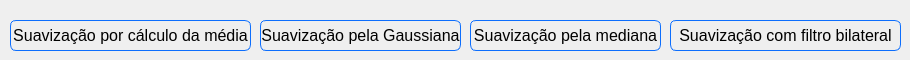
    <widget class="QWidget" name="tab_6">
     <attribute name="title">
      <string>Suavizaçãode imagens</string>
     </attribute>
     <widget class="QPushButton" name="suavidade">
      <property name="geometry">
       <rect>
        <x>10</x>
        <y>20</y>
        <width>241</width>
        <height>31</height>
       </rect>
      </property>
      <property name="cursor">
       <cursorShape>PointingHandCursor</cursorShape>
      </property>
      <property name="styleSheet">
       <string notr="true">QPushButton{
	font-size:16px;
	border-style:solid;
	border-width: 1px;
	border-radius: 6;
	border-color: #0d6efd;
}

QPushButton:pressed{
	font-size:16px;
	border-style:solid;
	border-width: 1px;
	border-radius: 6;
	background-color: #0d6efd;
	color: white;
}

</string>
      </property>
      <property name="text">
       <string>Suavização por cálculo da média</string>
      </property>
     </widget>
     <widget class="QPushButton" name="suavidade_2">
      <property name="geometry">
       <rect>
        <x>260</x>
        <y>20</y>
        <width>201</width>
        <height>31</height>
       </rect>
      </property>
      <property name="cursor">
       <cursorShape>PointingHandCursor</cursorShape>
      </property>
      <property name="styleSheet">
       <string notr="true">QPushButton{
	font-size:16px;
	border-style:solid;
	border-width: 1px;
	border-radius: 6;
	border-color: #0d6efd;
}

QPushButton:pressed{
	font-size:16px;
	border-style:solid;
	border-width: 1px;
	border-radius: 6;
	background-color: #0d6efd;
	color: white;
}

</string>
      </property>
      <property name="text">
       <string>Suavização pela Gaussiana</string>
      </property>
     </widget>
     <widget class="QPushButton" name="suavidade_3">
      <property name="geometry">
       <rect>
        <x>470</x>
        <y>20</y>
        <width>191</width>
        <height>31</height>
       </rect>
      </property>
      <property name="cursor">
       <cursorShape>PointingHandCursor</cursorShape>
      </property>
      <property name="styleSheet">
       <string notr="true">QPushButton{
	font-size:16px;
	border-style:solid;
	border-width: 1px;
	border-radius: 6;
	border-color: #0d6efd;
}

QPushButton:pressed{
	font-size:16px;
	border-style:solid;
	border-width: 1px;
	border-radius: 6;
	background-color: #0d6efd;
	color: white;
}

</string>
      </property>
      <property name="text">
       <string>Suavização pela mediana</string>
      </property>
     </widget>
     <widget class="QPushButton" name="suavidade_4">
      <property name="geometry">
       <rect>
        <x>670</x>
        <y>20</y>
        <width>231</width>
        <height>31</height>
       </rect>
      </property>
      <property name="cursor">
       <cursorShape>PointingHandCursor</cursorShape>
      </property>
      <property name="styleSheet">
       <string notr="true">QPushButton{
	font-size:16px;
	border-style:solid;
	border-width: 1px;
	border-radius: 6;
	border-color: #0d6efd;
}

QPushButton:pressed{
	font-size:16px;
	border-style:solid;
	border-width: 1px;
	border-radius: 6;
	background-color: #0d6efd;
	color: white;
}

</string>
      </property>
      <property name="text">
       <string>Suavização com filtro bilateral</string>
      </property>
     </widget>
    </widget>
